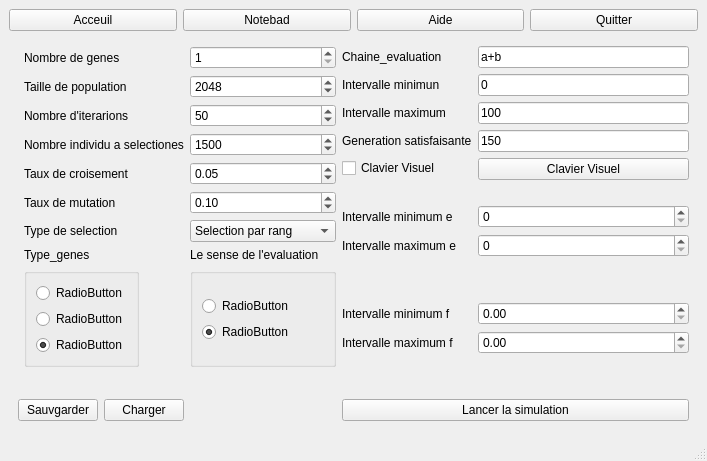
<?xml version="1.0" encoding="UTF-8"?>
<ui version="4.0">
 <class>ModelisationPrblm</class>
 <widget class="QMainWindow" name="ModelisationPrblm">
  <property name="geometry">
   <rect>
    <x>0</x>
    <y>0</y>
    <width>707</width>
    <height>461</height>
   </rect>
  </property>
  <property name="windowTitle">
   <string>MainWindow</string>
  </property>
  <widget class="QWidget" name="centralwidget">
   <property name="styleSheet">
    <string notr="true"/>
   </property>
   <layout class="QGridLayout" name="gridLayout">
    <item row="0" column="0">
     <layout class="QHBoxLayout" name="horizontalLayout_13">
      <item>
       <widget class="QPushButton" name="pushButton_6">
        <property name="text">
         <string>Acceuil</string>
        </property>
       </widget>
      </item>
      <item>
       <widget class="QPushButton" name="pushButton_13">
        <property name="text">
         <string>Notebad</string>
        </property>
       </widget>
      </item>
      <item>
       <widget class="QPushButton" name="pushButton_5">
        <property name="text">
         <string>Aide</string>
        </property>
       </widget>
      </item>
      <item>
       <widget class="QPushButton" name="pushButton_4">
        <property name="text">
         <string>Quitter</string>
        </property>
       </widget>
      </item>
     </layout>
    </item>
    <item row="1" column="0">
     <widget class="QStackedWidget" name="stackedWidget">
      <property name="currentIndex">
       <number>0</number>
      </property>
      <widget class="QWidget" name="page">
       <layout class="QGridLayout" name="gridLayout_3">
        <item row="2" column="0" colspan="2">
         <layout class="QHBoxLayout" name="horizontalLayout_11">
          <item>
           <widget class="QPushButton" name="pushButton_2">
            <property name="text">
             <string>Sauvgarder</string>
            </property>
           </widget>
          </item>
          <item>
           <widget class="QPushButton" name="pushButton">
            <property name="text">
             <string>Charger</string>
            </property>
           </widget>
          </item>
          <item>
           <spacer name="horizontalSpacer_2">
            <property name="orientation">
             <enum>Qt::Horizontal</enum>
            </property>
            <property name="sizeHint" stdset="0">
             <size>
              <width>40</width>
              <height>20</height>
             </size>
            </property>
           </spacer>
          </item>
         </layout>
        </item>
        <item row="1" column="1">
         <layout class="QFormLayout" name="formLayout">
          <item row="3" column="0">
           <widget class="QLabel" name="label_nombreG">
            <property name="text">
             <string>Nombre de genes</string>
            </property>
           </widget>
          </item>
          <item row="4" column="0">
           <widget class="QLabel" name="label_tailleP">
            <property name="text">
             <string>Taille de population</string>
            </property>
           </widget>
          </item>
          <item row="4" column="1">
           <widget class="QSpinBox" name="spinBox_2">
            <property name="minimum">
             <number>10</number>
            </property>
            <property name="maximum">
             <number>100000</number>
            </property>
            <property name="value">
             <number>2048</number>
            </property>
           </widget>
          </item>
          <item row="5" column="0">
           <widget class="QLabel" name="label_nombreI">
            <property name="text">
             <string>Nombre d'iterarions</string>
            </property>
           </widget>
          </item>
          <item row="5" column="1">
           <widget class="QSpinBox" name="spinBox_3">
            <property name="minimum">
             <number>1</number>
            </property>
            <property name="maximum">
             <number>100000</number>
            </property>
            <property name="value">
             <number>50</number>
            </property>
           </widget>
          </item>
          <item row="6" column="0">
           <widget class="QLabel" name="label_nombreIS">
            <property name="text">
             <string>Nombre individu a selectiones</string>
            </property>
           </widget>
          </item>
          <item row="7" column="0">
           <widget class="QLabel" name="label_tauxC">
            <property name="text">
             <string>Taux de croisement</string>
            </property>
           </widget>
          </item>
          <item row="7" column="1">
           <widget class="QDoubleSpinBox" name="doubleSpinBox">
            <property name="maximum">
             <double>1.000000000000000</double>
            </property>
            <property name="value">
             <double>0.050000000000000</double>
            </property>
           </widget>
          </item>
          <item row="8" column="0">
           <widget class="QLabel" name="label_tauxM">
            <property name="text">
             <string>Taux de mutation</string>
            </property>
           </widget>
          </item>
          <item row="8" column="1">
           <widget class="QDoubleSpinBox" name="doubleSpinBox_2">
            <property name="maximum">
             <double>1.000000000000000</double>
            </property>
            <property name="value">
             <double>0.100000000000000</double>
            </property>
           </widget>
          </item>
          <item row="9" column="0">
           <widget class="QLabel" name="label_typeS">
            <property name="text">
             <string>Type de selection</string>
            </property>
           </widget>
          </item>
          <item row="9" column="1">
           <widget class="QComboBox" name="comboBox">
            <item>
             <property name="text">
              <string>Selection par rang</string>
             </property>
            </item>
            <item>
             <property name="text">
              <string>Selection par tournoi</string>
             </property>
            </item>
            <item>
             <property name="text">
              <string>Selection par roulette</string>
             </property>
            </item>
           </widget>
          </item>
          <item row="10" column="0">
           <widget class="QLabel" name="label_typeG">
            <property name="text">
             <string>Type_genes</string>
            </property>
           </widget>
          </item>
          <item row="10" column="1">
           <widget class="QLabel" name="label_senseE">
            <property name="text">
             <string>Le sense de l'evaluation</string>
            </property>
           </widget>
          </item>
          <item row="11" column="0">
           <widget class="QGroupBox" name="groupBox_4">
            <property name="title">
             <string/>
            </property>
            <layout class="QVBoxLayout" name="verticalLayout_15">
             <item>
              <layout class="QVBoxLayout" name="verticalLayout_14">
               <item>
                <widget class="QRadioButton" name="radioButton_2">
                 <property name="text">
                  <string>RadioButton</string>
                 </property>
                </widget>
               </item>
               <item>
                <widget class="QRadioButton" name="radioButton_3">
                 <property name="text">
                  <string>RadioButton</string>
                 </property>
                </widget>
               </item>
               <item>
                <widget class="QRadioButton" name="radioButton">
                 <property name="text">
                  <string>RadioButton</string>
                 </property>
                 <property name="checked">
                  <bool>true</bool>
                 </property>
                </widget>
               </item>
              </layout>
             </item>
            </layout>
           </widget>
          </item>
          <item row="11" column="1">
           <widget class="QGroupBox" name="groupBox_3">
            <property name="title">
             <string/>
            </property>
            <layout class="QVBoxLayout" name="verticalLayout_13">
             <item>
              <layout class="QVBoxLayout" name="verticalLayout_10">
               <item>
                <widget class="QRadioButton" name="radioButton_5">
                 <property name="text">
                  <string>RadioButton</string>
                 </property>
                </widget>
               </item>
               <item>
                <widget class="QRadioButton" name="radioButton_4">
                 <property name="text">
                  <string>RadioButton</string>
                 </property>
                 <property name="checked">
                  <bool>true</bool>
                 </property>
                </widget>
               </item>
              </layout>
             </item>
            </layout>
           </widget>
          </item>
          <item row="3" column="1">
           <widget class="QSpinBox" name="spinBox">
            <property name="minimum">
             <number>1</number>
            </property>
            <property name="maximum">
             <number>8</number>
            </property>
           </widget>
          </item>
          <item row="6" column="1">
           <widget class="QSpinBox" name="spinBox_4">
            <property name="minimum">
             <number>2</number>
            </property>
            <property name="maximum">
             <number>100000</number>
            </property>
            <property name="value">
             <number>1500</number>
            </property>
           </widget>
          </item>
         </layout>
        </item>
        <item row="1" column="3">
         <layout class="QVBoxLayout" name="verticalLayout_8">
          <item>
           <layout class="QFormLayout" name="formLayout_8">
            <item row="4" column="0">
             <widget class="QLabel" name="label_chaineE">
              <property name="text">
               <string>Chaine_evaluation</string>
              </property>
             </widget>
            </item>
            <item row="4" column="1">
             <widget class="QLineEdit" name="lineEdit">
              <property name="text">
               <string>a+b</string>
              </property>
             </widget>
            </item>
            <item row="5" column="0">
             <widget class="QLabel" name="label_intervalleMI">
              <property name="text">
               <string>Intervalle minimun</string>
              </property>
             </widget>
            </item>
            <item row="5" column="1">
             <widget class="QLineEdit" name="lineEdit_2">
              <property name="text">
               <string>0</string>
              </property>
             </widget>
            </item>
            <item row="6" column="0">
             <widget class="QLabel" name="label_intervalleMA">
              <property name="text">
               <string>Intervalle maximum</string>
              </property>
             </widget>
            </item>
            <item row="6" column="1">
             <widget class="QLineEdit" name="lineEdit_3">
              <property name="text">
               <string>100</string>
              </property>
             </widget>
            </item>
            <item row="7" column="0">
             <widget class="QLabel" name="label_generationS">
              <property name="text">
               <string>Generation satisfaisante</string>
              </property>
             </widget>
            </item>
            <item row="7" column="1">
             <widget class="QLineEdit" name="lineEdit_4">
              <property name="text">
               <string>150</string>
              </property>
             </widget>
            </item>
            <item row="8" column="0">
             <widget class="QCheckBox" name="checkBox">
              <property name="text">
               <string>Clavier Visuel</string>
              </property>
             </widget>
            </item>
            <item row="8" column="1">
             <widget class="QPushButton" name="pushButton_14">
              <property name="text">
               <string>Clavier Visuel</string>
              </property>
             </widget>
            </item>
            <item row="9" column="1">
             <spacer name="verticalSpacer_5">
              <property name="orientation">
               <enum>Qt::Vertical</enum>
              </property>
              <property name="sizeHint" stdset="0">
               <size>
                <width>20</width>
                <height>40</height>
               </size>
              </property>
             </spacer>
            </item>
            <item row="12" column="1">
             <spacer name="verticalSpacer">
              <property name="orientation">
               <enum>Qt::Vertical</enum>
              </property>
              <property name="sizeHint" stdset="0">
               <size>
                <width>20</width>
                <height>40</height>
               </size>
              </property>
             </spacer>
            </item>
            <item row="13" column="1">
             <spacer name="verticalSpacer_2">
              <property name="orientation">
               <enum>Qt::Vertical</enum>
              </property>
              <property name="sizeHint" stdset="0">
               <size>
                <width>20</width>
                <height>40</height>
               </size>
              </property>
             </spacer>
            </item>
            <item row="16" column="1">
             <spacer name="verticalSpacer_3">
              <property name="orientation">
               <enum>Qt::Vertical</enum>
              </property>
              <property name="sizeHint" stdset="0">
               <size>
                <width>20</width>
                <height>40</height>
               </size>
              </property>
             </spacer>
            </item>
            <item row="17" column="1">
             <spacer name="verticalSpacer_4">
              <property name="orientation">
               <enum>Qt::Vertical</enum>
              </property>
              <property name="sizeHint" stdset="0">
               <size>
                <width>20</width>
                <height>40</height>
               </size>
              </property>
             </spacer>
            </item>
            <item row="10" column="1">
             <widget class="QSpinBox" name="spinBox_5"/>
            </item>
            <item row="11" column="1">
             <widget class="QSpinBox" name="spinBox_6"/>
            </item>
            <item row="14" column="1">
             <widget class="QDoubleSpinBox" name="doubleSpinBox_3"/>
            </item>
            <item row="15" column="1">
             <widget class="QDoubleSpinBox" name="doubleSpinBox_4"/>
            </item>
            <item row="10" column="0">
             <widget class="QLabel" name="label_2">
              <property name="text">
               <string>Intervalle minimum e</string>
              </property>
             </widget>
            </item>
            <item row="11" column="0">
             <widget class="QLabel" name="label_3">
              <property name="text">
               <string>Intervalle maximum e</string>
              </property>
             </widget>
            </item>
            <item row="14" column="0">
             <widget class="QLabel" name="label_4">
              <property name="text">
               <string>Intervalle minimum f</string>
              </property>
             </widget>
            </item>
            <item row="15" column="0">
             <widget class="QLabel" name="label_5">
              <property name="text">
               <string>Intervalle maximum f</string>
              </property>
             </widget>
            </item>
           </layout>
          </item>
         </layout>
        </item>
        <item row="2" column="3">
         <widget class="QPushButton" name="pushButton_3">
          <property name="text">
           <string>Lancer la simulation</string>
          </property>
          <property name="iconSize">
           <size>
            <width>16</width>
            <height>16</height>
           </size>
          </property>
         </widget>
        </item>
       </layout>
      </widget>
      <widget class="QWidget" name="page_2">
       <layout class="QGridLayout" name="gridLayout_5">
        <item row="0" column="0">
         <layout class="QGridLayout" name="gridLayout_4">
          <item row="1" column="0">
           <layout class="QHBoxLayout" name="horizontalLayout_18">
            <item>
             <widget class="QLabel" name="label_15">
              <property name="text">
               <string>Nom fichier latex</string>
              </property>
             </widget>
            </item>
            <item>
             <widget class="QLineEdit" name="lineEdit_6">
              <property name="text">
               <string>fichierLatx</string>
              </property>
             </widget>
            </item>
            <item>
             <widget class="QPushButton" name="pushButton_12">
              <property name="text">
               <string>Generer</string>
              </property>
             </widget>
            </item>
           </layout>
          </item>
          <item row="0" column="0">
           <layout class="QHBoxLayout" name="horizontalLayout_14">
            <item>
             <widget class="QTextBrowser" name="textBrowser"/>
            </item>
           </layout>
          </item>
          <item row="4" column="0">
           <widget class="QPushButton" name="pushButton_7">
            <property name="text">
             <string>Reconfigurer</string>
            </property>
           </widget>
          </item>
          <item row="3" column="0">
           <widget class="QPushButton" name="pushButton_8">
            <property name="text">
             <string>Reprondre</string>
            </property>
           </widget>
          </item>
          <item row="2" column="0">
           <widget class="QPushButton" name="pushButton_9">
            <property name="text">
             <string>Pause</string>
            </property>
           </widget>
          </item>
         </layout>
        </item>
       </layout>
      </widget>
      <widget class="QWidget" name="page_3">
       <layout class="QHBoxLayout" name="horizontalLayout_15">
        <item>
         <layout class="QVBoxLayout" name="verticalLayout_5">
          <item>
           <layout class="QHBoxLayout" name="horizontalLayout_16">
            <item>
             <layout class="QHBoxLayout" name="horizontalLayout_17">
              <item>
               <widget class="QLabel" name="label_14">
                <property name="text">
                 <string>Nom de fichier sauvgarde</string>
                </property>
               </widget>
              </item>
              <item>
               <widget class="QLineEdit" name="lineEdit_5"/>
              </item>
             </layout>
            </item>
           </layout>
          </item>
          <item>
           <layout class="QVBoxLayout" name="verticalLayout_6">
            <item>
             <widget class="QPushButton" name="pushButton_10">
              <property name="text">
               <string>Ok</string>
              </property>
             </widget>
            </item>
           </layout>
          </item>
         </layout>
        </item>
       </layout>
      </widget>
      <widget class="QWidget" name="page_4">
       <layout class="QGridLayout" name="gridLayout_8">
        <item row="0" column="0">
         <layout class="QVBoxLayout" name="verticalLayout_2">
          <item>
           <layout class="QHBoxLayout" name="horizontalLayout">
            <item>
             <widget class="QLabel" name="label">
              <property name="text">
               <string>Nom de fichier a charger</string>
              </property>
             </widget>
            </item>
            <item>
             <widget class="QLineEdit" name="lineEdit_7"/>
            </item>
           </layout>
          </item>
         </layout>
        </item>
        <item row="1" column="0">
         <layout class="QVBoxLayout" name="verticalLayout_3">
          <item>
           <widget class="QPushButton" name="pushButton_11">
            <property name="text">
             <string>ok</string>
            </property>
           </widget>
          </item>
         </layout>
        </item>
       </layout>
      </widget>
     </widget>
    </item>
   </layout>
  </widget>
  <widget class="QMenuBar" name="menubar">
   <property name="geometry">
    <rect>
     <x>0</x>
     <y>0</y>
     <width>707</width>
     <height>21</height>
    </rect>
   </property>
  </widget>
  <widget class="QStatusBar" name="statusbar"/>
 </widget>
 <resources/>
 <connections/>
</ui>
